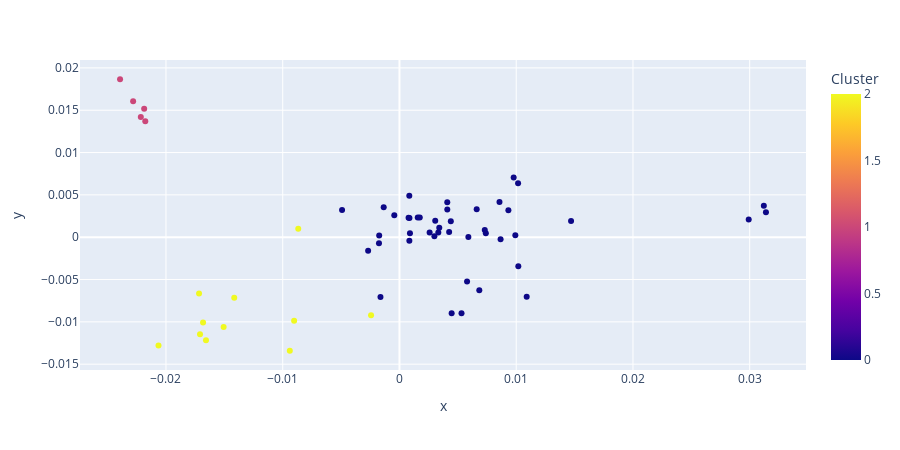

Write notebook code for a chart like this one.
### Code cell
Visualize_Cluster(df2, pipe_normalizedscaled_pca, n_clusters=3)
